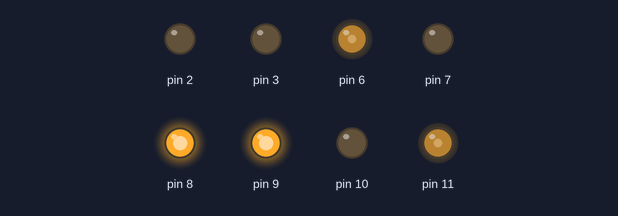
A sketch run on a simulated Arduino Uno, built with avr-gcc and run on an emulated ATmega328P. Shown: output pins drawn as LEDs (lit = HIGH).

Above: at 0.1 s.
Timing chart, 0 to 1.6 s (numbered marks = the images above):
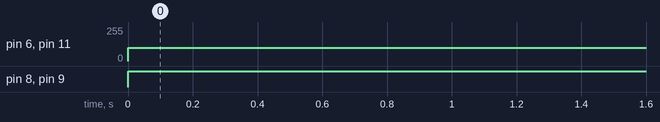

The sketch:

zamery_in_trassa.ino
```cpp
void setup() {  // порт 5, если провод слева
  // put your setup code here, to run once:
  pinMode(6, OUTPUT);
  pinMode(7, OUTPUT);
  pinMode(8, OUTPUT);
  pinMode(9, OUTPUT);
  pinMode(10, OUTPUT);
  pinMode(11, OUTPUT);
  pinMode(2, OUTPUT);//мотор разворот платформы
  pinMode(3, OUTPUT);
}

void loop() {
  int N=100;
  // put your main code here, to run repeatedly:
  digitalWrite(8, HIGH);
  digitalWrite(7, LOW);
  analogWrite(6, N);
  digitalWrite(10, LOW);
  digitalWrite(9, HIGH);
  analogWrite(11, N);
}
```

Measured:
- by itself, pin 6, pin 11: 0/255 → 100/255 at 0.00 s
- by itself, pin 8, pin 9: LOW → HIGH at 0.00 s
